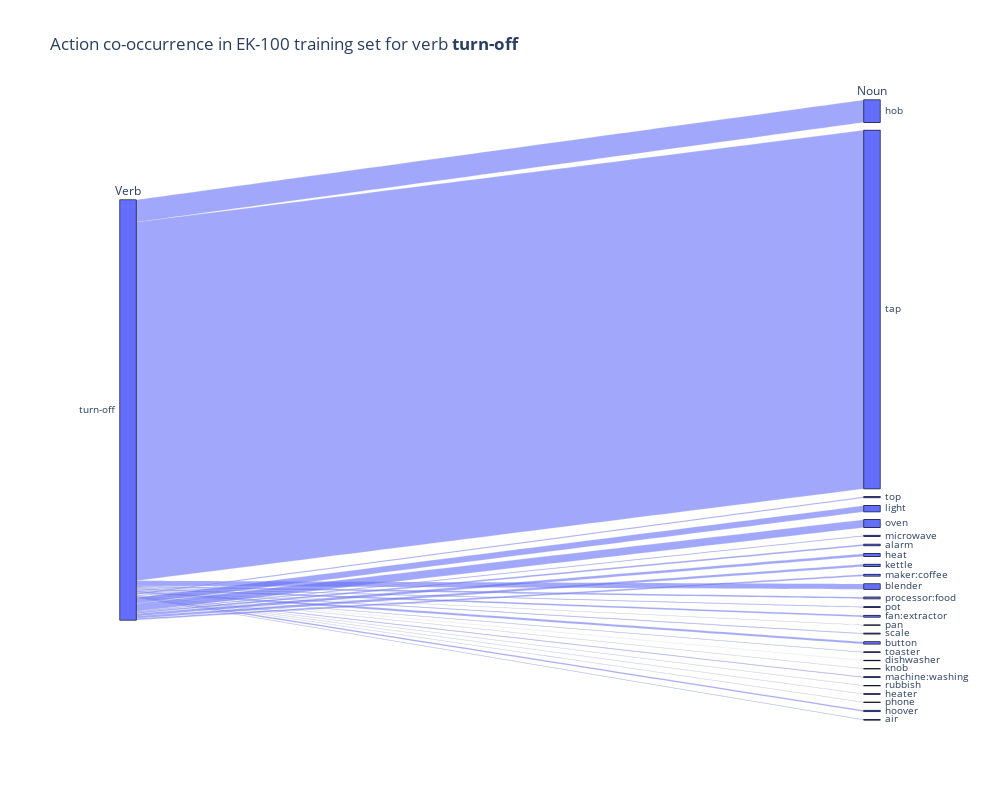
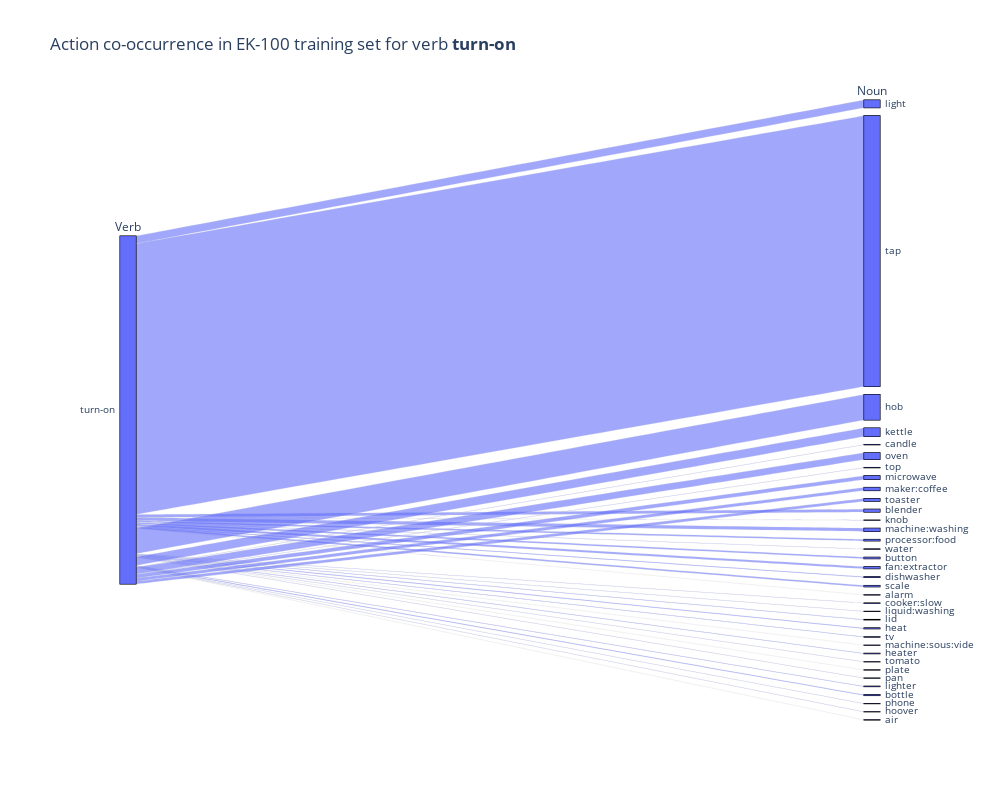
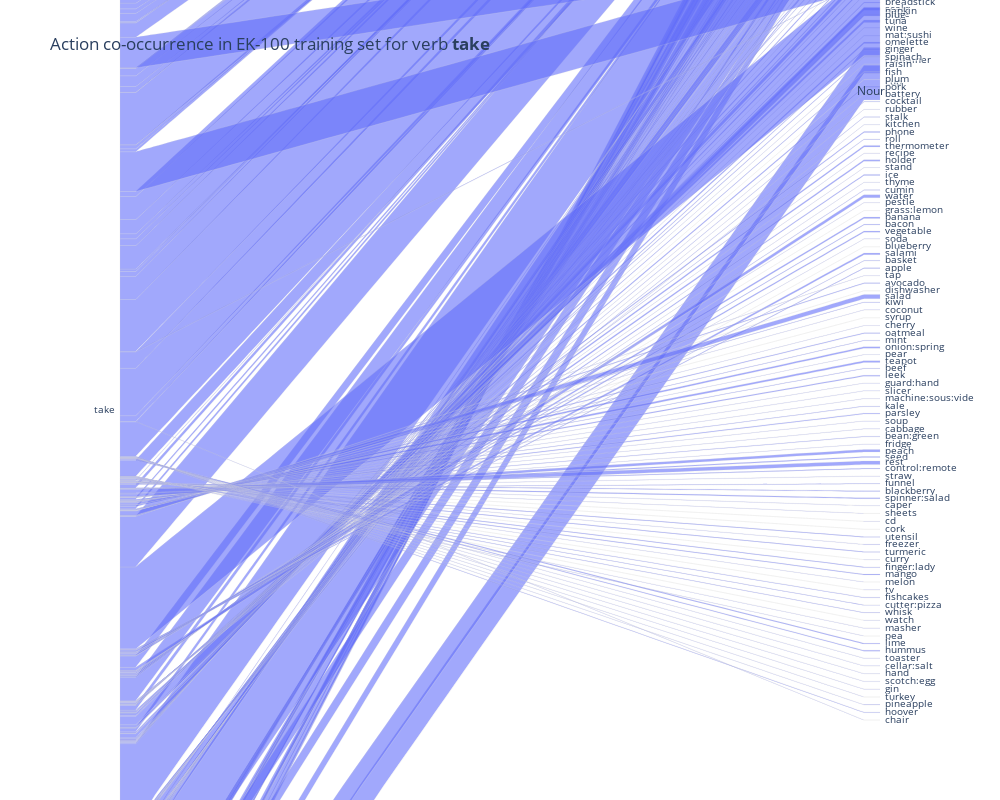
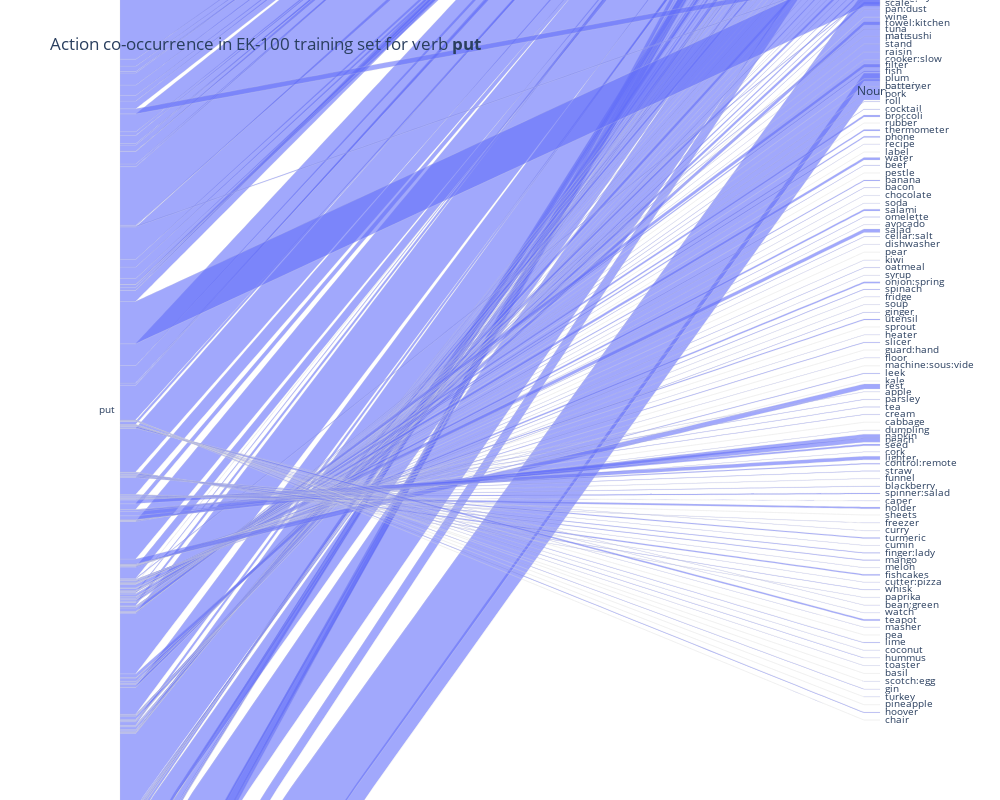

Notebook source saved alongside these figures, in order:
### Code cell
import os

interesting_verbs = [
    "turn-off",
    "turn-on",
    "take",
    "put",
    "wash",
    "close",
    "open"
]

output_path = "../res/coocc"
formats = ["png", "pdf", "svg"]
for form in formats:
    os.makedirs(os.path.join(output_path, form), exist_ok=True)

for verb in interesting_verbs:
    fig = px.parallel_categories(
        train_df.loc[train_df["verb_class_name"] == verb],
        dimensions=["verb_class_name", "noun_class_name"],
        height=800,
        width=1000,
        labels={"verb_class_name": "Verb", "noun_class_name": "Noun"},
        title=f"Action co-occurrence in EK-100 training set for verb <b>{verb}</b>",
    )
    # fig.update_traces(dimensions=[None, {"categoryorder": "category descending"}])
    fig.show()

    fig.write_image(os.path.join(output_path, "png", f"{verb}_cooccurrence.png"), scale=2.0)
    fig.write_image(os.path.join(output_path, "pdf", f"{verb}_cooccurrence.pdf"))
    fig.write_image(os.path.join(output_path, "svg", f"{verb}_cooccurrence.svg"))

### Figure 1 — Plotly figure (JSON) as saved in the notebook; plotly's stock layout.template omitted (floating-point values rounded to 4 significant figures; data arrays with more than 128 entries replaced by an {"elided": "..."} marker saying what was removed)
{"data": [{"dimensions": [{"label": "Verb", "values": {"elided": "1861 str values"}}, {"label": "Noun", "values": {"elided": "1861 str values"}}], "domain": {"x": [0, 1], "y": [0, 1]}, "name": "", "type": "parcats"}], "layout": {"height": 800, "legend": {"tracegroupgap": 0}, "title": {"text": "Action co-occurrence in EK-100 training set for verb <b>turn-off</b>"}, "width": 1000}}

### Figure 2 — Plotly figure (JSON) as saved in the notebook; plotly's stock layout.template omitted (floating-point values rounded to 4 significant figures; data arrays with more than 128 entries replaced by an {"elided": "..."} marker saying what was removed)
{"data": [{"dimensions": [{"label": "Verb", "values": {"elided": "2293 str values"}}, {"label": "Noun", "values": {"elided": "2293 str values"}}], "domain": {"x": [0, 1], "y": [0, 1]}, "name": "", "type": "parcats"}], "layout": {"height": 800, "legend": {"tracegroupgap": 0}, "title": {"text": "Action co-occurrence in EK-100 training set for verb <b>turn-on</b>"}, "width": 1000}}

### Figure 3 — Plotly figure (JSON) as saved in the notebook; plotly's stock layout.template omitted (floating-point values rounded to 4 significant figures; data arrays with more than 128 entries replaced by an {"elided": "..."} marker saying what was removed)
{"data": [{"dimensions": [{"label": "Verb", "values": {"elided": "14848 str values"}}, {"label": "Noun", "values": {"elided": "14848 str values"}}], "domain": {"x": [0, 1], "y": [0, 1]}, "name": "", "type": "parcats"}], "layout": {"height": 800, "legend": {"tracegroupgap": 0}, "title": {"text": "Action co-occurrence in EK-100 training set for verb <b>take</b>"}, "width": 1000}}

### Figure 4 — Plotly figure (JSON) as saved in the notebook; plotly's stock layout.template omitted (floating-point values rounded to 4 significant figures; data arrays with more than 128 entries replaced by an {"elided": "..."} marker saying what was removed)
{"data": [{"dimensions": [{"label": "Verb", "values": {"elided": "12225 str values"}}, {"label": "Noun", "values": {"elided": "12225 str values"}}], "domain": {"x": [0, 1], "y": [0, 1]}, "name": "", "type": "parcats"}], "layout": {"height": 800, "legend": {"tracegroupgap": 0}, "title": {"text": "Action co-occurrence in EK-100 training set for verb <b>put</b>"}, "width": 1000}}
